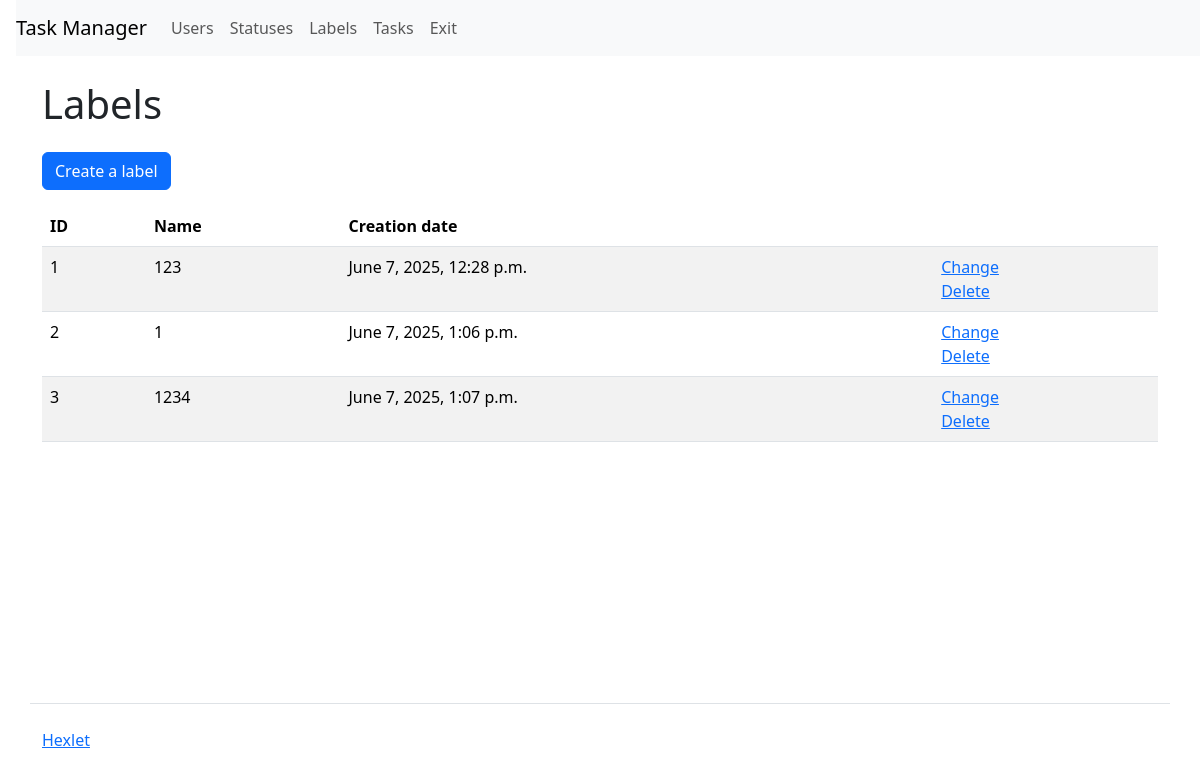
The app's page /labels/ (signed in), older data.
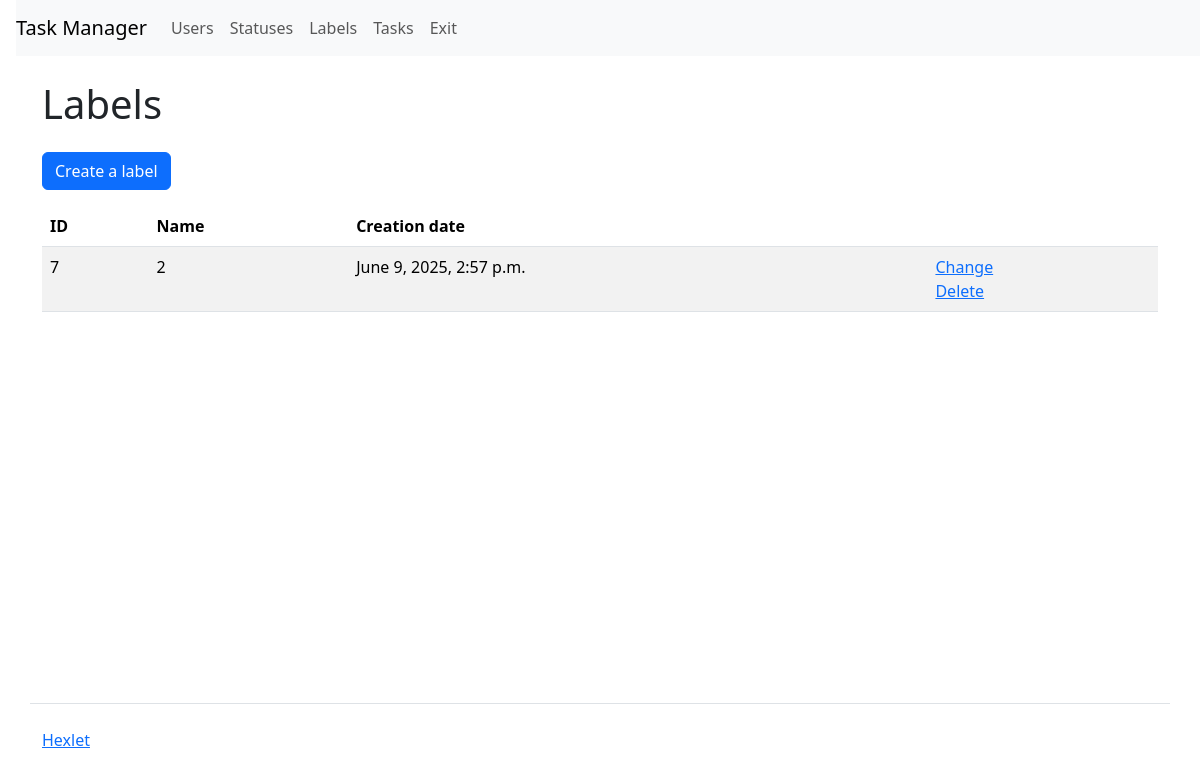
The same page, newer data.
### task_manager/labels/models.py (models this page shows, shortened)
class Labels(models.Model):
    name = models.TextField(max_length=150, verbose_name=_('Name'))
    created_at = models.DateTimeField(
        auto_now_add=True, verbose_name=_('Creation date')
        )

### task_manager/labels/views.py (the view, shortened to what this page needs)
# urls.py: path('', views.IndexView.as_view(), name='index'),
class IndexView(LoginRequiredMixin, View):
    def dispatch(self, request, *args, **kwargs):
        return super(
            LoginRequiredMixin, self).dispatch(request, *args, **kwargs)
    def get(self, request, *args, **kwargs):
        labels = Labels.objects.all()
        return render(request, 'labels/index.html', context={
            'name': _('Labels'),
            'labels': labels,
        })

### task_manager/templates/labels/index.html
{% extends "index.html" %}
{% load i18n %}
{% block context %}
<a class="btn btn-primary mb-3" href="/labels/create/" role="button">{% translate 'Create a label' %}</a>
<table class="table table-striped">
    <thead>
      <tr>
        <th>ID</th>
        <th>{% translate 'Name' %}</th>
        <th>{% translate 'Creation date' %}</th>
        <th></th>
      </tr>
    </thead>
    <tbody>
      {% if labels %}
      {% for label in labels %}
        <tr>
          <td>{{ label.id }}</td>
          <td>{{ label.name }}</td>
          <td>{{ label.created_at }}</td>
          <td>
            <a href="/labels/{{ label.id }}/update/">{% translate 'Сhange' %}</a>
            <br>
            <a href="/labels/{{ label.id }}/delete/">{% translate 'Delete' %}</a>
          </td>
        </tr>
      {% endfor %}
      {% endif %}
    </tbody>
  </table>
{% endblock %}

### task_manager/templates/index.html (shortened to what this page needs)
<!DOCTYPE html>
{% load django_bootstrap5 %}
  {% bootstrap_css %}
{% load i18n %}
{% get_current_language as LANGUAGE_CODE %}
<html lang="{{ LANGUAGE_CODE }}">
  <head>
  </head>
  <body class="d-flex flex-column min-vh-100">
{% if request.user.is_authenticated %}
{% block header1 %}
    <nav class="navbar navbar-expand-lg navbar-light bg-light ms-3">
      <a class="navbar-brand" href="{%url 'index' %}">{% translate 'Task Manager' %}</a>
      <div class="collapse navbar-collapse" id="navbarToggleExternalContent">
        <ul class="navbar-nav mr-auto">
          <li class="nav-item">
            <a class="nav-link" href="{% url 'users:user_index' %}">{% translate 'Users' %}</a>
          </li>
        </ul>
        <ul class="navbar-nav">
            <li class="nav-item">
              <a class="nav-link" href="{% url 'statuses:status_index' %}">{% translate 'Statuses' %}</a>
            </li>
            <li class="nav-item">
              <a class="nav-link" href="{% url 'labels:label_index' %}">{% translate 'Labels' %}</a>
            </li>
            <li class="nav-item">
                <a class="nav-link" href="{% url 'tasks:task_index' %}">{% translate 'Tasks' %}</a>
            </li>
            <li class="nav-item">
                <a class="nav-link" href="{% url 'logout' %}">{% translate 'Exit' %}</a>
            </li>
        </ul>
      </div>
    </nav>
    <div class="container wrapper flex-grow-1">
      <h1 class="my-4">
{{ name }}
      </h1>
{% endblock %}
{% endif %}
{% block context %}{% endblock %}
    </div>
{% block footer %}
    <footer>
      <div class="container my-5 pt-4 border-top">
        <a target="_blank" href="https://ru.hexlet.io">{% translate 'Hexlet' %}</a>
      </div>
    </footer>
{% endblock %}
  </body>
</html>

Row changes from the older to the newer data that the page shows:
removed Labels: id "1", name "123", created_at "June 7, 2025, 12:28 p.m."
removed Labels: id "2", name "1", created_at "June 7, 2025, 1:06 p.m."
removed Labels: id "3", name "1234", created_at "June 7, 2025, 1:07 p.m."
added Labels: id "7", name "2", created_at "June 9, 2025, 2:57 p.m."
